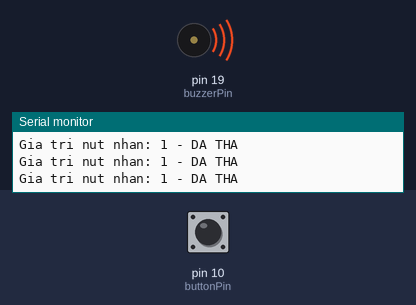
The sketch below on a simulated Arduino Uno, built with avr-gcc and run on an emulated ATmega328P. Shown: buzzer (waves = sounding, pin HIGH), the last lines printed to the serial monitor. The inputs (shaded band) are chosen by the test bench; at power-on: pin 10 (buttonPin) HIGH.

Above: at 1.2 s.
1.3 s: pin 10 (buttonPin) pulled LOW for 0.15 s
At 1.4 s:
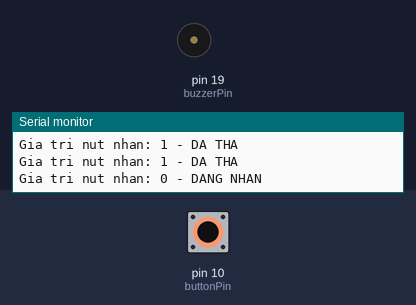
3.0 s: pin 10 (buttonPin) pulled LOW for 3.2 s
At 7.7 s:
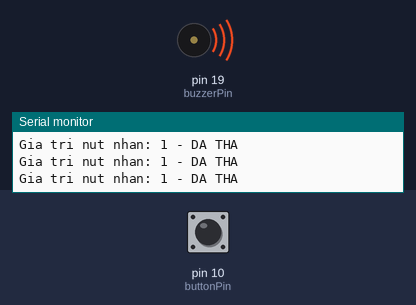
Timing chart, 0 to 9.2 s (numbered marks = the images above; inputs shaded):
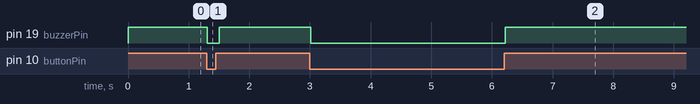

The sketch:

BUTTON_BUZZER_BAN2.ino
```cpp
// 05 · NÚT THỬ / BUZZER + 06 · BẢNG 9 NÚT (theo RehabBoard_Ket_noi.pdf)
//   Nút S1 : GPIO10 <-> nút <-> GND  (dùng điện trở kéo lên trong chip)
//   Buzzer : IN -> GPIO19, GND chung, VCC theo mô-đun thực
//   (Code cũ dùng GPIO36 cho còi — sai sơ đồ; GPIO36 là BUTTON 4 của game phản xạ)

const int buttonPin = 10;
const int buzzerPin = 19;

// Mô-đun còi trên board là loại KÍCH MỨC THẤP (đã test: LOW = kêu, HIGH = im).
// Nếu thay còi loại kích mức cao thì đổi BUZZER_ON thành HIGH.
const int BUZZER_ON  = LOW;
const int BUZZER_OFF = (BUZZER_ON == HIGH) ? LOW : HIGH;

void setup() {
  Serial.begin(115200);

  pinMode(buttonPin, INPUT_PULLUP);
  digitalWrite(buzzerPin, BUZZER_OFF);  // đặt mức tắt trước để còi không kêu lúc khởi động
  pinMode(buzzerPin, OUTPUT);
  digitalWrite(buzzerPin, BUZZER_OFF);  // Còi tắt ban đầu
}

void loop() {
  int buttonValue = digitalRead(buttonPin);
  bool pressed = (buttonValue == LOW);

  digitalWrite(buzzerPin, pressed ? BUZZER_ON : BUZZER_OFF);

  Serial.print("Gia tri nut nhan: ");
  Serial.print(buttonValue);
  Serial.print(" - ");
  Serial.println(pressed ? "DANG NHAN" : "DA THA");

  delay(100);
}
```

Measured:
- after the input at 1.3 s, pin 19 (buzzerPin): HIGH → LOW at once, → HIGH 0.20 s later
- after the input at 3.0 s, pin 19 (buzzerPin): HIGH → LOW at once, → HIGH 3.2 s later
